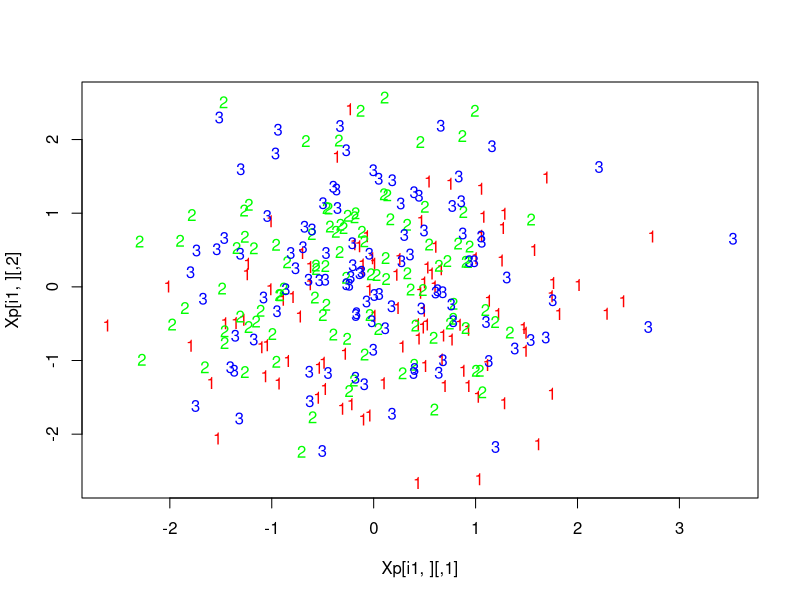
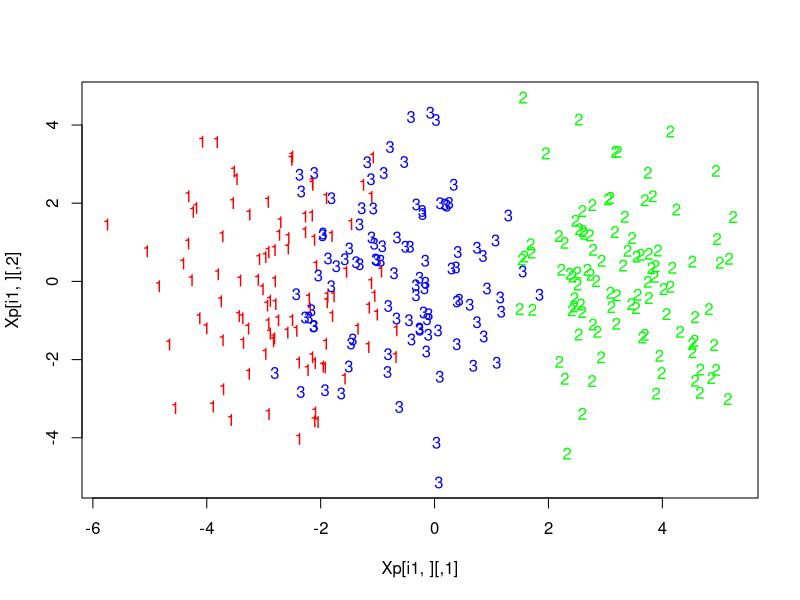
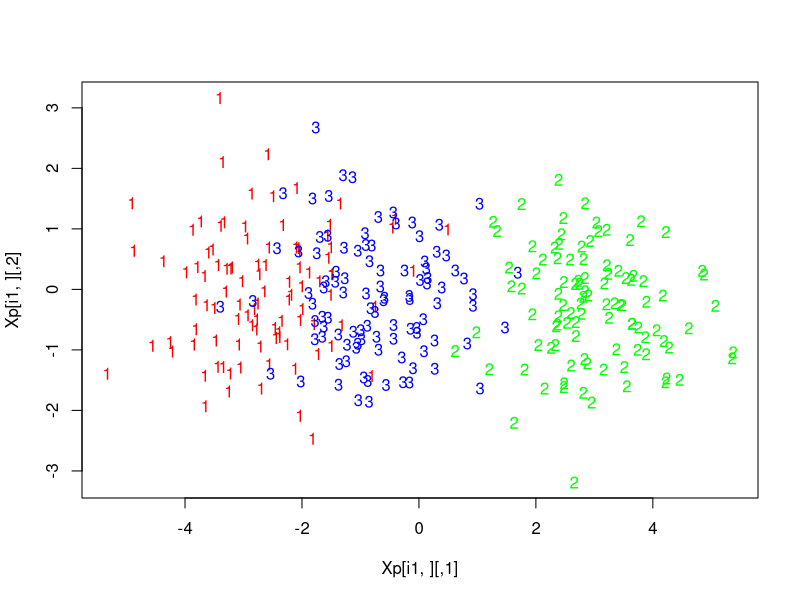
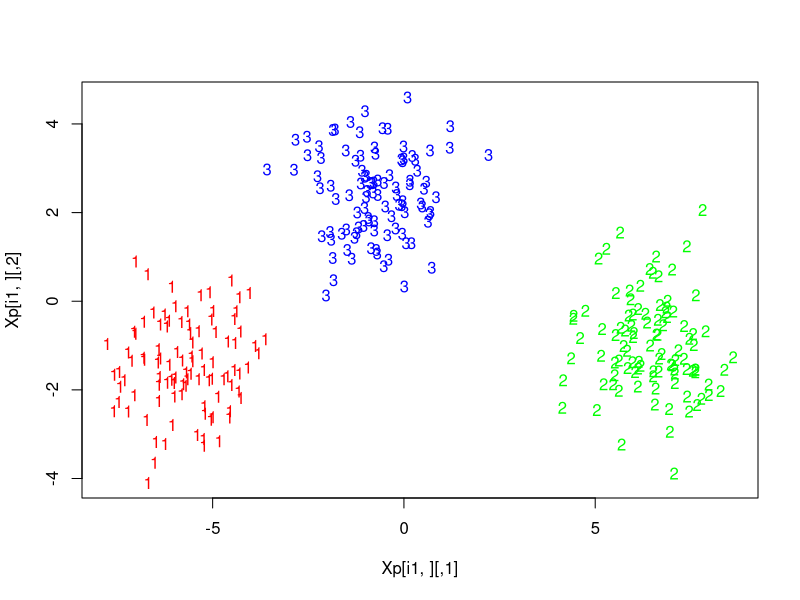
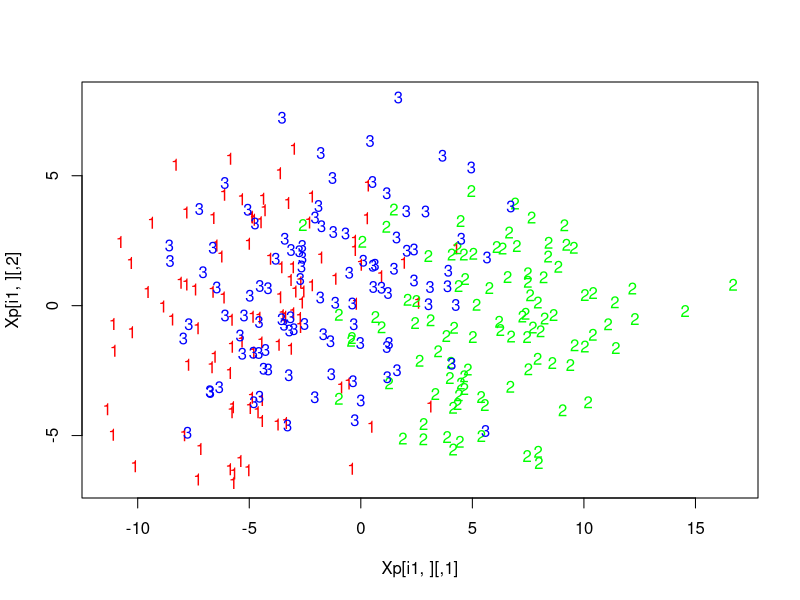
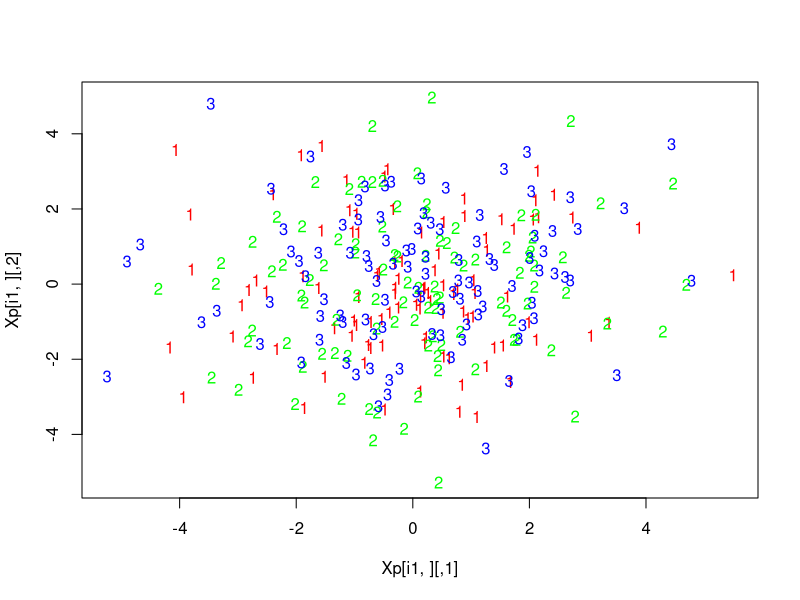
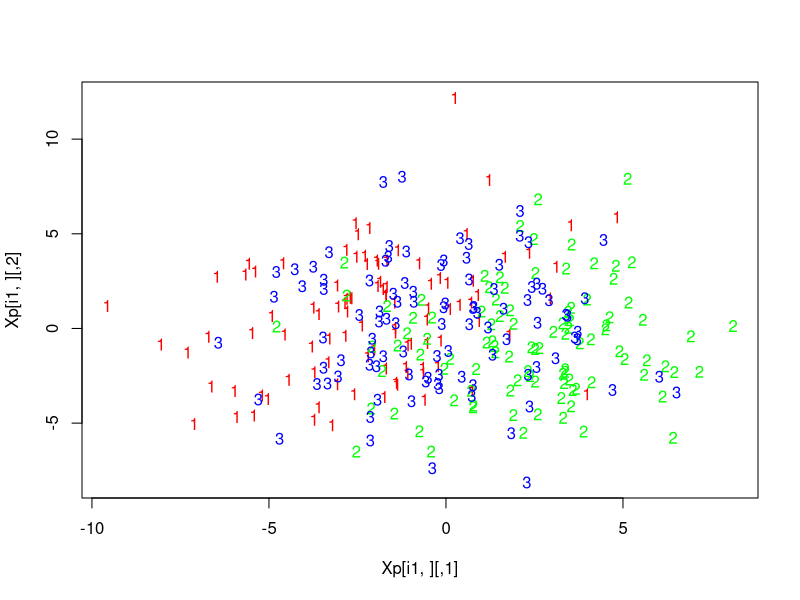
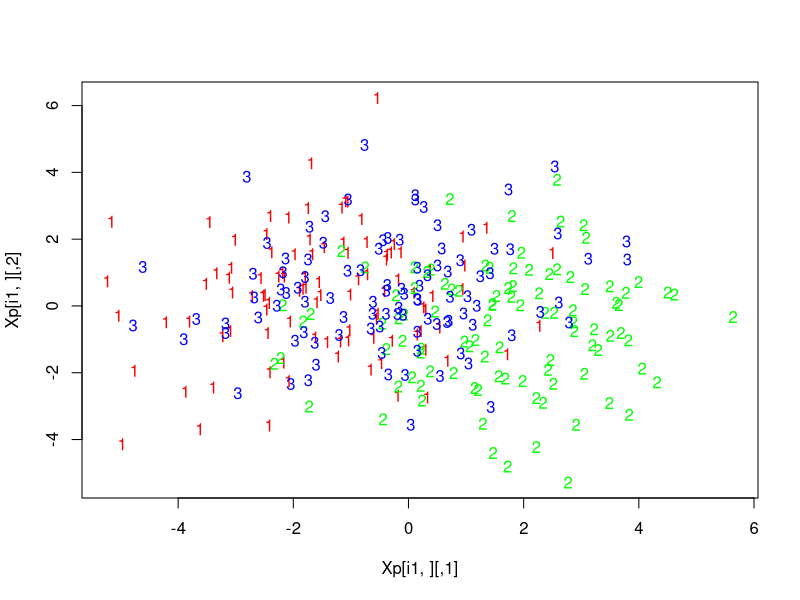

Here is the R script that generated these plots, in order:
                    ###Assignment2 prob1####
                                        # by Yujing Ma
# install and use the MASS library
library("MASS")
# generating isotropic gaussians
# n data for each class 1,2,3 in p-dimension
isogs <- function(n,p) {
  X=matrix(rnorm(3*n*p),nrow=3*n,ncol=p)
  for (i in 1:n) {
    X[i,1]=X[i,1]+3;
    X[n+i,1]=X[n+i,1]-3;
    X[2*n+i,1:2]=X[2*n+i,1:2]+c(1,-1);
  }
  y=c(rep(1,n),rep(2,n),rep(3,n))
  data = list(X=X,y=y)
  return(data)
}

# generate anisotropic gaussians
# n data for each class 1,2,3 in p-dimension
anisogs <- function(n,p) {
  X=matrix(rnorm(3*n*p),nrow=3*n,ncol=p)
  X[,1]=X[,1]*0.5;
  X[,2]=X[,2]*1.5;
  X[,3:p]=X[,3:p]*matrix(runif(3*n*(p-2),min=0,max=3),nrow=3*n,ncol=p-2);
  for (i in 1:n) {
    X[i,1]=X[i,1]+3;
    X[n+i,1]=X[n+i,1]-3;
    X[2*n+i,1:2]=X[2*n+i,1:2]+c(1,-1);
  }
  y=c(rep(1,n),rep(2,n),rep(3,n))
  data = list(X=X,y=y)
  return(data)
}


# scatter plot data to 2-d
# X: data matrix
# y: label from 1-3
# v: v$v1 and v$v2 are two projection directions
# outfn: output file name
scatterplot <- function(X,y,v,outfn) {
  cat(paste("output plot to ",outfn,"\n"))
  Xp=pj(X,v)
  pdf(file=outfn)
  i1=which(y==1,TRUE);
  plot(Xp[i1,],xlim=c(min(Xp[,1]),max(Xp[,1])),ylim=c(min(Xp[,2]),max(Xp[,2])),type="p",pch='1',col='red')
  i2=which(y==2,TRUE);
  points(Xp[i2,],type="p",pch='2',col='green')
  i3=which(y==3,TRUE);
  points(Xp[i3,],type="p",pch='3',col='blue')
  dev.off()
}

# projection of data matrix X to 2-dimension [v$v1,v$v2]
pj <- function(X, v) {
  Xp=matrix(nrow=dim(X)[1],ncol=2)
  Xp[,1]=X%*%matrix(v$v1,ncol=1)
  Xp[,2]=X%*%matrix(v$v2,ncol=1)
  return(Xp)
}

# projection of data$X to 2-dimension [v$v1,v$v2] and align with data$y
pj2 <- function(data,v) {
  Xp=matrix(nrow=length(data$y),ncol=2)
  Xp[,1]=data$X%*%matrix(v$v1,ncol=1)
  Xp[,2]=data$X%*%matrix(v$v2,ncol=1)
  return (list(X=Xp,y=data$y))
}

# generating two orthogonal random-directions
randpj <- function(X) {
  p=dim(X)[2]
  v1=rnorm(p)
  v1=v1/sqrt(sum(v1*v1))
  v2=rnorm(p)
  v2=v2-sum(v1*v2)*v1
  v2=v2/sqrt(sum(v2*v2))
  v=list(v1=v1,v2=v2)
  return(v)
}

# top2-pca-directions, assuming centered X
pcapj <- function(X) {
  # fill in code:
  # use svd() function, and return the first dimension as v$v1
  # and second as v$v2
  # 
       v1=svd(X)$v[,1]
       v2=svd(X)$v[,2] 
       v=list(v1=v1,v2=v2)
  return(v)
}


# top2-lda-directions, assuming centered X
ldapj <- function(data) {
  # fill in code:
  # use lda() function, and return the first dimension as v$v1
  # and second as v$v2
  # 
  fit<<-lda(data$X,data$y)
  first_dimension=fit$scaling[,1]
  second_dimension =fit$scaling[,2]
  v=list(v1= first_dimension,v2= second_dimension)
  return(v)  
}

# one versus all training with generalized linear model
oneversusall.fit <- function(data,fam) {
  # fill in code:
  # use glm.fit() function
  # w1: y=1 versus others 
y1=data$y
x=cbind(1,data$X)
for (i in 1:length(y1)){
       if (y1[i]!=1){
		y1[i]=0
       }
}
w1=glm.fit(x,y1, family = fam,intercept=TRUE)$coef

  # w2: y=2 versus others

y2=data$y
for (i in 1:length(y2)){
	ifelse(y2[i]==2, y2[i]<-1 , y2[i]<-0)

}
w2=glm.fit(x,y2, family = fam, intercept=TRUE)$coef

  # w3: y=3 versus others
  

y3=data$y
for (i in 1:length(y3)){
	ifelse(y3[i]==3, y3[i]<-1 , y3[i]<-0)

}
w3=glm.fit(x,y3, family = fam, intercept=TRUE)$coef

  w=list(w1=w1,w2=w2,w3=w3)
  return(w)
}


# one versus all classification 
predict.oneversusall <- function(w,X) {
X= cbind(1, X)

  n=dim(X)[1]
  p=dim(X)[2]
  y=rep(1,n)
  for (i in 1:n) {
    xx=X[i,]
    # s1: score for class 1
    # s2: score for class 2
    # s3: score for class 3
    s1=xx%*%as.matrix(w$w1)
    s2=xx%*%as.matrix(w$w2)
    s3=xx%*%as.matrix(w$w3)

    # y is the label with maximum score
    if (max(s1,s2,s3)==s1){
	y[i]=1
    }else{
	if (max(s1,s2,s3)==s2){
		y[i]=2
		}else{
		y[i]=3
			}
		}
	}
  return(y)
}

#classification error between predicted label vector py and true label vector ty
# 
cerr <- function(py,ty) {
  err= sum(py != ty)/length(py)
  return(err)
}

#classification error between predicted label vector py and true label vector ty:
# try to assign the optimal label correspondence btween label values for py (clustering output) and ty
#
cerr.bestmatch <- function(py,ty) {
  K=3
  # find best correspondence between label value in py and ty
  # assuming K=3 classes
  for (i in (1:(K-1))) {
    ii=which(ty==i)
    for (j in ((i+1):K)) {
      if (sum(py[ii]==i) <sum(py[ii]==j)) {
        py[which(py==i)]=(K+1)
        py[which(py==j)]=i
        py[which(py==(K+1))]=j
      }
    }
  }
  return (cerr(py,ty))
}

prob1.1 <- function(trn,tst,label) {

  # prob1.1
  #random projection
  vrand <<- randpj(trn$X)

  scatterplot(trn$X,trn$y,vrand,paste("prob1-",label,"-rand.pdf",sep=""))

  # pca projection
  vpca <<- pcapj(trn$X)
  cat("first 5 components of 1st PC\n")
  print(vpca$v1[1:5])
  cat("first 5 components of 2nd PC\n")
  print(vpca$v2[1:5])
  scatterplot(trn$X,trn$y,vpca,paste("prob1-",label,"-pca-trn.pdf",sep=""))
  scatterplot(tst$X,trn$y,vpca,paste("prob1-",label,"-pca-tst.pdf",sep=""))

  # lda projection
  # fill in code
  vlda<<-ldapj(trn)
  cat("first 5 components of 1st LDC\n")
  print(vlda$v1[1:5])
  cat("first 5 components of 2nd LDC\n")
  print(vlda$v2[1:5])
  scatterplot(trn$X,trn$y,vlda,paste("prob1-",label,"-lda-trn.pdf",sep=""))
  scatterplot(tst$X,trn$y,vlda,paste("prob1-",label,"-lda-tst.pdf",sep=""))

}


prob1.2 <- function(trn,tst,label) {
  z<-lda(trn$X,trn$y)
  py= c(rep(1,3*n))
  for (i in 1:length(tst$y)) {
    py[i]= predict(z,tst$X[i,])$class
  }
  err=cerr(py,tst$y)
  cat("lda ",label," error =",err,"\n")
  
}

prob1.34 <- function(trn,tst) {
  # problem 1.3
  # least squares 
  w=oneversusall.fit(trn,gaussian())
  err=cerr(predict.oneversusall(w,trn$X),trn$y)
  cat(paste("  least squares training error =",err,"\n"))
  err=cerr(predict.oneversusall(w,tst$X),tst$y)
  cat(paste("  least squares test error =",err,"\n"))
  
  # logistic regression 
  w=oneversusall.fit(trn,binomial())
  err=cerr(predict.oneversusall(w,trn$X),trn$y)
  cat(paste("  logistic training error =",err,"\n"))
  err=cerr(predict.oneversusall(w,tst$X),tst$y)
  cat(paste("  logistic test error =",err,"\n"))

  # problem 1.4
  # fill in code:
  # K-Means Cluster Analysis, assuming 3 classes
  kmean <- kmeans(tst$X, 3) 
  # use kmeans() to cluster, and return py as cluster label
  py=kmean$cluster
  # find the best label correspondence to true label tst$y
  err=cerr.bestmatch(py,tst$y)
  cat(paste("  kmeans clustering error =",err,"\n"))
}


# do the experiments with train data Xtrn and test data Xtst
# label is the dataset: isotropic or anisotropic
#
doexp <- function(trn,tst,label) {
  mu=colMeans(trn$X)
  trn$X=t(t(trn$X)-mu)
  tst$X=t(t(tst$X)-mu)
  
  cat(paste("---",label,"---\n"))

  prob1.1(trn,tst,label)

  prob1.2(trn,trn,"training")
  prob1.2(trn,tst,"test")

  # without dimension reduction
  cat("without dimension reduction\n")
  prob1.34(trn,tst)

  # random
  cat("random dimension reduction\n")
  prob1.34(pj2(trn,vrand),pj2(tst,vrand))

  # pca
  cat("pca dimension reduction\n")
  prob1.34(pj2(trn,vpca),pj2(tst,vpca))

  # lda
  cat("lda dimension reduction\n")
  prob1.34(pj2(trn,vlda),pj2(tst,vlda))
  cat("\n")

}

p=200
n=100

set.seed(76368)

trn1=isogs(n,p)
tst1=isogs(n,p)

trn2=anisogs(n,p)
tst2=anisogs(n,p)


doexp(trn1,tst1,"isotropic")


doexp(trn2,tst2,"anisotropic")


